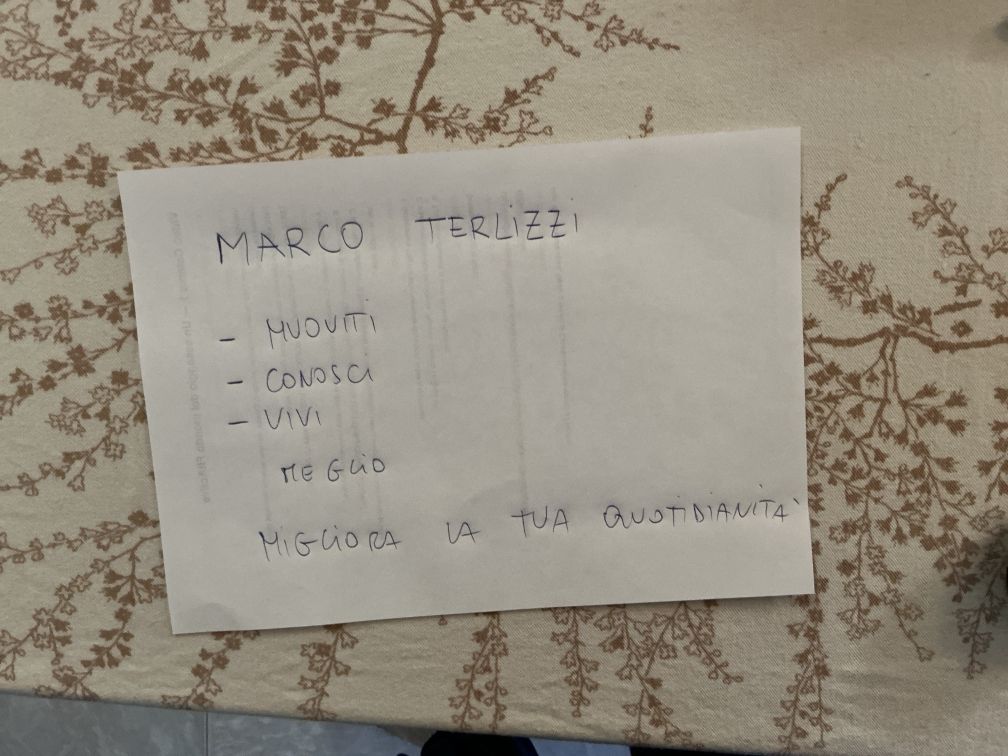
#> input picture reel-lancio/foglio-dritto.jpg, 2016 x 1512 px (shown at 1/2 size); its folder holds only this picture in this run
$ python render_clip.py foglio-dritto.jpg frame-iniziale-9x16.jpg
#> lines starting #> are read from the running program, lines starting #| are printed output that depends on the picture
import sys, math, subprocess, random
import numpy as np
from PIL import Image, ImageDraw, ImageFilter
src, out = sys.argv[1], sys.argv[2]
W,H,S = 1080,1920,2
page = Image.open(src).convert('RGB').crop((508,0,508+884,1512)).resize((W*S,H*S), Image.LANCZOS)
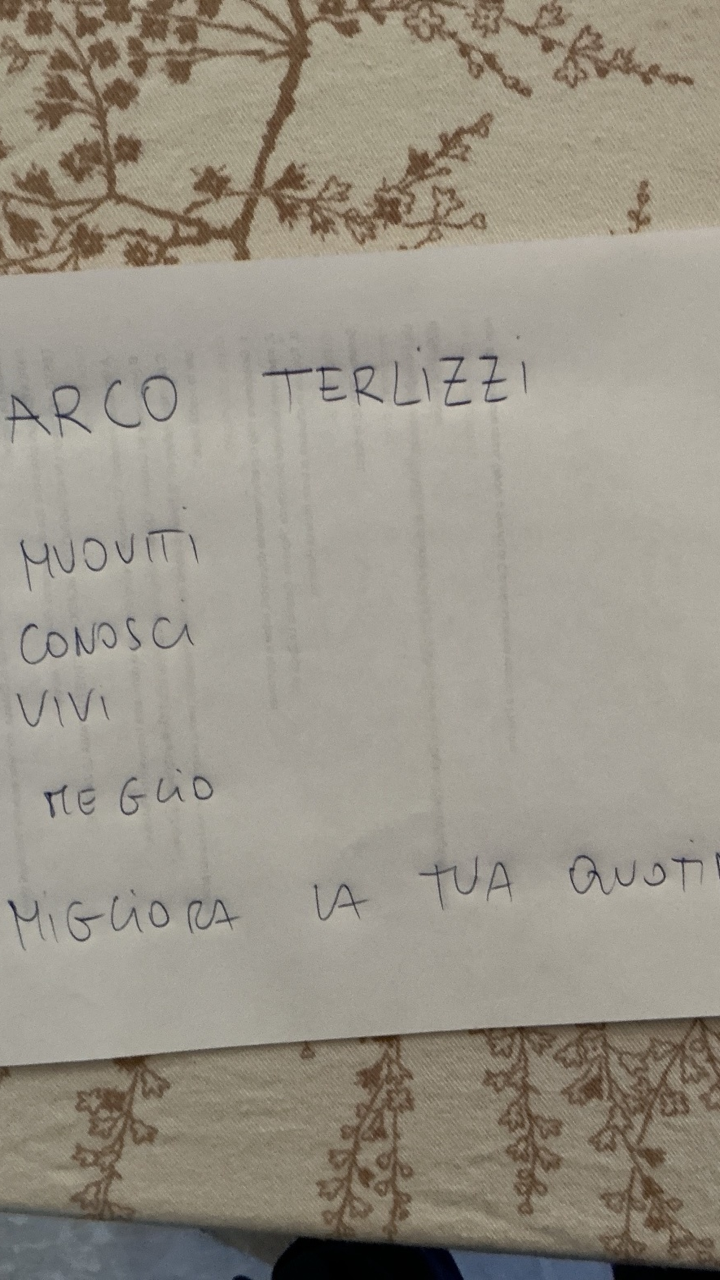
#> page: PIL image 2160x3840 RGB (shown at 1/3 size); mean R, G, B 152.8, 146.8, 134.7
a = np.asarray(page).astype(int)
# ink colour: sample bluest dark pixels around MEGLIO
reg = a[880*S:1040*S, 180*S:620*S]
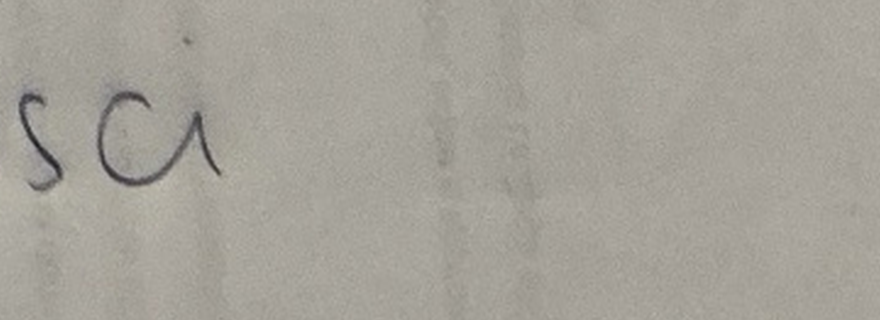
#> reg: shape (320, 880, 3) int64; mean R, G, B 165.1, 161.5, 152.6
score = (reg[:,:,2]-reg[:,:,0]) - reg.sum(2)/6
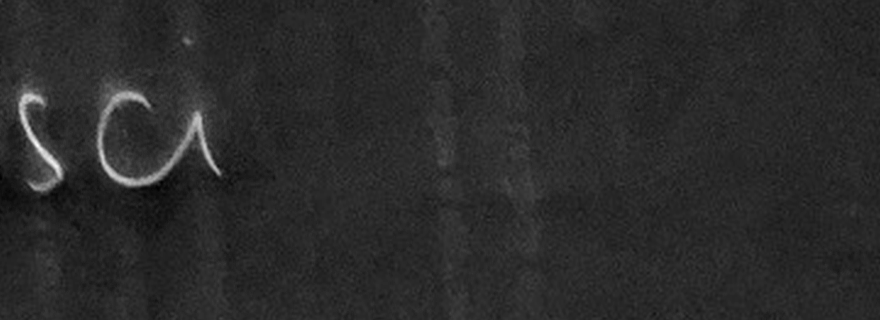
#> score: shape (320, 880) float64; min -109, max -10.33, mean -92.3; drawn with min black and max white
idx = np.argsort(score.ravel())[-400:]
#> idx = 400 values, max 158526 at index 32, min 83625 at index 18, mean 127524.8
ink = tuple(int(v) for v in reg.reshape(-1,3)[idx].mean(0))
#> ink = (58, 55, 57)
print('ink', ink)
#| ink (58, 55, 57)
# word box (page coords at 1x)
x_start, y_line, x_end = 185, 1040, W+20
random.seed(3)
def line_pts(n=400):
#> called with n = 400
    pts=[]
    for i in range(n+1):
        u=i/n; x=x_start+(x_end-x_start)*u
        y=y_line - 10*u + 3*math.sin(u*7.0)+1.5*math.sin(u*23+1)
        pts.append((x*S,y*S))
    return pts
PTS=line_pts()
def ease(t): return t*t*(3-2*t)
fps, dur = 30, 5.0
N=int(fps*dur)
cx0,cy0,z0 = W/2,H/2,1.0
cx1,cy1,z1 = 420,985,1.6
#> (the run stopped early here; a loop or call above may not have finished)

$ run again, on reel-lancio/frame-iniziale-9x16.jpg
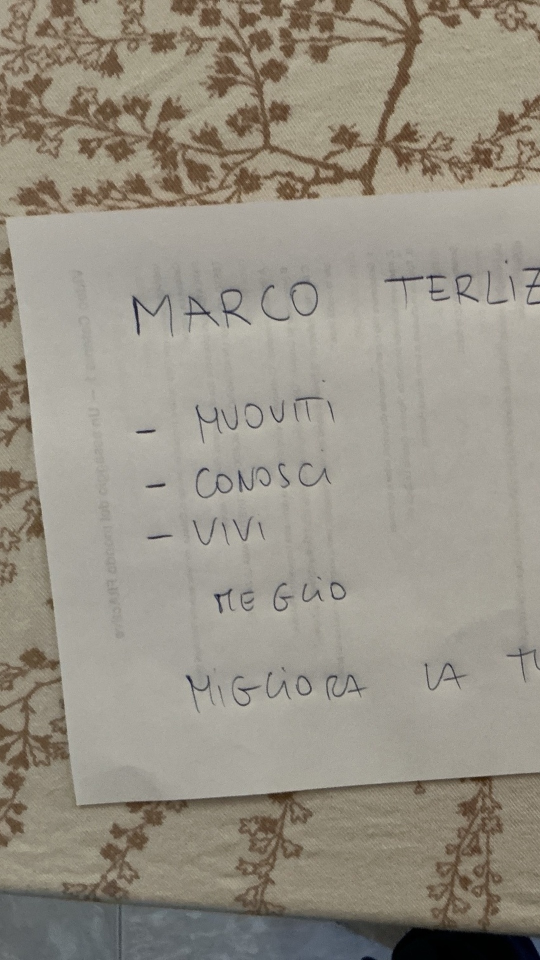
#> input picture reel-lancio/frame-iniziale-9x16.jpg, 1080 x 1920 px (shown at 1/2 size)
#> `reg = a[880*S:1040*S, 180*S:620*S]`:
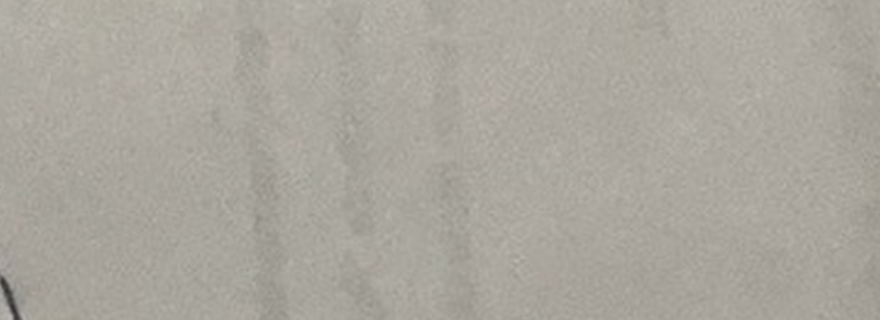
#> reg: shape (320, 880, 3) int64; mean R, G, B 170, 166.3, 157.3
#> `score = (reg[:,:,2]-reg[:,:,0]) - reg.sum(2)/6`:
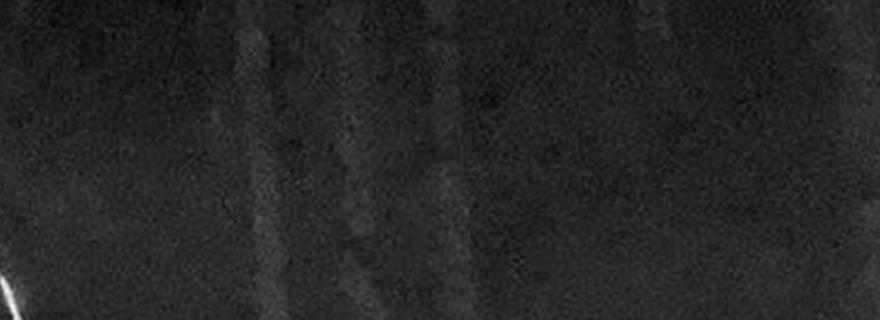
#> score: shape (320, 880) float64; min -107, max -27.33, mean -94.99; drawn with min black and max white
#> idx = 400 values, max 280741 at index 41, min 242000 at index 24, mean 262280.4
#> ink = (90, 88, 85)
#| ink (90, 88, 85)
